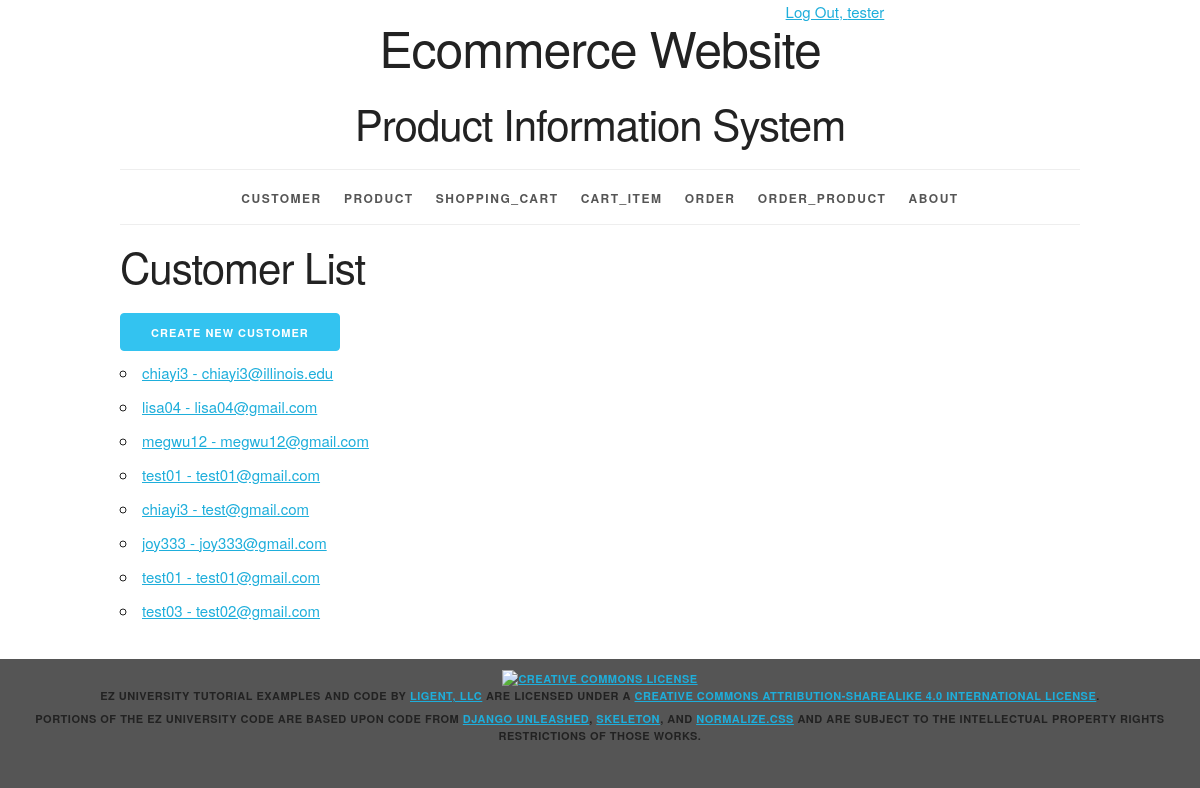
The page /customer/ (signed in) on the database its author committed.
### productinfo/models.py (models this page shows, shortened)
class Customer(models.Model):
	customer_id = models.AutoField(primary_key=True)
	first_name = models.CharField(max_length=45)
	last_name = models.CharField(max_length=45)
	disambiguator = models.CharField(max_length=45, blank=True, default='')
	username = models.CharField(max_length=45)
	password = models.CharField(max_length=45)
	email = models.CharField(max_length=225)
	sm_id = models.ForeignKey(Shipping_Method, related_name='customers', on_delete=models.PROTECT)
	pm_id = models.ForeignKey(Payment_Method, related_name='customers', on_delete=models.PROTECT)
	def __str__(self):
		return f'{self.username} - {self.email}'
	def get_absolute_url(self):
		return reverse('productinfo_customer_detail_urlpattern',
					   kwargs={'pk':self.pk}
					   )
	class Meta:
		ordering = ['customer_id']
		constraints = [
			UniqueConstraint(fields=['username', 'email', 'disambiguator'], name='unique_customer')
		]

### productinfo/views.py (the view)
class CustomerList(LoginRequiredMixin, PermissionRequiredMixin, ListView):
	model = Customer
	permission_required = 'productinfo.view_customer'

### productinfo/templates/productinfo/customer_list.html (shortened to what this page needs)
{% extends 'productinfo/base.html' %}
{% block content %}
    <h2>Customer List</h2>
    <div>
    {% if perms.productinfo.add_customer %}
    <a href="{% url 'productinfo_customer_create_urlpattern' %}" class="button button-primary">
        Create New Customer
    </a>
    {% endif %}
    </div>
    <ul>
        {% for customer in customer_list %}
        <li>
            <a href="{{ customer.get_absolute_url }}">{{ customer }}</a>
        </li>
        {% empty %}
        <li><em>There are currently no customers available.</em></li>
        {% endfor %}
    </ul>
{% endblock %}

### productinfo/templates/productinfo/base.html (shortened to what this page needs)
{% load static %}
<!DOCTYPE html>
<html lang="en">
<head>
    <link rel="stylesheet" type="text/css"
          href="{% static 'productinfo/normalize.css' %}">
    <link rel="stylesheet" type="text/css"
          href="{% static 'productinfo/skeleton.css' %}">
    <link rel="stylesheet" type="text/css"
          href="{% static 'productinfo/style.css' %}">
</head>
<body>
<div class="container">
    <div class="status row">
        <div class="offset-by-eight four columns">
            <ul class="inline">
                {% if user.is_authenticated %}
                    <li><a href="{% url 'logout_urlpattern' %}">
                        Log Out, {{ user.get_username }}</a></li>
                {% else %}
                    <li><a href="{% url 'login_urlpattern' %}">
                        Log In</a></li>
                {% endif %}
            </ul>
        </div>
    </div>
    <header class="row">
        <div class="offset-by-one ten columns">
            <h1>Ecommerce Website</h1>
            <h2>Product Information System</h2>
        </div>
    </header>
    <nav>
        <ul>
            {% if perms.productinfo.view_customer %}
            <li>
                <a href="{% url 'productinfo_customer_list_urlpattern' %}">
                    Customer</a></li>
            {% endif %}
            {% if perms.productinfo.view_product %}
            <li>
                <a href="{% url 'productinfo_product_list_urlpattern' %}">
                    Product</a></li>
            {% endif %}
            {% if perms.productinfo.view_shopping_cart %}
            <li>
                <a href="{% url 'productinfo_shopping_cart_list_urlpattern' %}">
                    Shopping_Cart</a></li>
            {% endif %}
            {% if perms.productinfo.view_cart_item %}
            <li>
                <a href="{% url 'productinfo_cart_item_list_urlpattern' %}">
                    Cart_Item</a></li>
            {% endif %}
            {% if perms.productinfo.view_order %}
            <li>
                <a href="{% url 'productinfo_order_list_urlpattern' %}">
                    Order</a></li>
            {% endif %}
            {% if perms.productinfo.view_order_product %}
            <li>
                <a href="{% url 'productinfo_order_product_list_urlpattern' %}">
                    Order_Product</a></li>
            {% endif %}
            <li>
                <a href="{% url 'about_urlpattern' %}">
                    About
                </a>
            </li>
        </ul>
    </nav>
    <main>
        {% block content %}{% endblock %}
    </main>
</div>
<footer>
    <p>
        <a rel="license" href="http://creativecommons.org/licenses/by-sa/4.0/">
            <img alt="Creative Commons License" style="border-width:0"
                 src="https://i.creativecommons.org/l/by-sa/4.0/88x31.png"/>
        </a><br/><span property="dct:title">EZ University Tutorial Examples and Code</span>
        by
        <a href="https://www.ligent.net" property="cc:attributionName"
           rel="cc:attributionURL">Ligent, LLC</a> are licensed under a
        <a rel="license" href="http://creativecommons.org/licenses/by-sa/4.0/">Creative Commons Attribution-ShareAlike
            4.0 International License</a>.
    </p>
    <p>Portions of the EZ University code are based upon code from
        <a href="https://django-unleashed.com">Django Unleashed</a>,
        <a href="http://getskeleton.com/">Skeleton</a>, and
        <a href="https://necolas.github.io/normalize.css/">Normalize.css</a> and
        are subject to the intellectual property rights restrictions of those works.
    </p>
</footer>
</body>
</html>

### productinfo/static/productinfo/skeleton.css (style rules this page uses)
.container { position: relative; width: 100%; max-width: 960px; margin: 0 auto; padding: 0 20px; box-sizing: border-box; }
.column, .columns { width: 100%; float: left; box-sizing: border-box; }
@media (min-width: 400px) { .container { width: 85%; padding: 0; } }
@media (min-width: 550px) { .container { width: 80%; } }
@media (min-width: 550px) { .column, .columns { margin-left: 4%; } }
@media (min-width: 550px) { .column:first-child, .columns:first-child { margin-left: 0; } }
@media (min-width: 550px) { .four.columns { width: 30.6666666667%; } }
@media (min-width: 550px) { .ten.columns { width: 82.6666666667%; } }
@media (min-width: 550px) { .offset-by-one.column, .offset-by-one.columns { margin-left: 8.66666666667%; } }
@media (min-width: 550px) { .offset-by-eight.column, .offset-by-eight.columns { margin-left: 69.3333333333%; } }
html { font-size: 62.5%; }
body { font-size: 1.5em; line-height: 1.6; font-weight: 400; font-family: "Raleway", "HelveticaNeue", "Helvetica Neue", Helvetica, Arial, sans-serif; color: #222; }
h1, h2, h3, h4, h5, h6 { margin-top: 0; margin-bottom: 2rem; font-weight: 300; }
h1 { font-size: 4.0rem; line-height: 1.2; letter-spacing: -.1rem; }
h2 { font-size: 3.6rem; line-height: 1.25; letter-spacing: -.1rem; }
@media (min-width: 550px) { h1 { font-size: 5.0rem; } }
@media (min-width: 550px) { h2 { font-size: 4.2rem; } }
p { margin-top: 0; }
a { color: #1EAEDB; }
.button, button, input[type="submit"], input[type="reset"], input[type="button"] { display: inline-block; height: 38px; padding: 0 30px; color: #555; text-align: center; font-size: 11px; font-weight: 600; line-height: 38px; letter-spacing: .1rem; text-transform: uppercase; text-decoration: none; white-space: nowrap; background-color: transparent; border-radius: 4px; border: 1px solid #bbb; cursor: pointer; box-sizing: border-box; }
.button.button-primary, button.button-primary, input[type="submit"].button-primary, input[type="reset"].button-primary, input[type="button"].button-primary { color: #FFF; background-color: #33C3F0; border-color: #33C3F0; }
ul { list-style: circle inside; }
ol, ul { padding-left: 0; margin-top: 0; }
li { margin-bottom: 1rem; }
button, .button { margin-bottom: 1rem; }
pre, blockquote, dl, figure, table, p, ul, ol, form { margin-bottom: 2.5rem; }
.container:after, .row:after, .u-cf { content: ""; display: table; clear: both; }

### productinfo/static/productinfo/style.css (style rules this page uses)
html { height: 100%; background-color: #555; }
body { background-color: white; }
body>div>header { text-align: center;; }
header h1 { display: inline-block; font-weight: normal; font-style: normal; width: 100%; margin-top: 0; padding-top: 0; }
nav { border-top: 1px solid #eee; width: 100%; border-bottom: 1px solid #eee; margin: 0 0 1em; padding: 0; }
nav ul { margin: 0; padding: 1em 0; list-style-type: none; text-align: center; }
nav ul li { display: inline; padding: 0; margin: 0 0.25em; font-weight: 600; text-transform: uppercase; text-align: center; font-size: 1rem; letter-spacing: .10rem; }
@media (min-width: 400px) { nav ul li { letter-spacing: .15rem; font-size: 1.2rem; margin: 0 0.5em; } }
@media (min-width: 550px) { nav ul li { margin: 0 0.75em; } }
nav ul li a { color: #555; text-decoration: none; background-color: transparent; cursor: pointer; }
.inline { list-style-type: none; padding: 0; margin: 0 0 -0.5em; }
.inline li { display: inline; }
body>footer { width: 100%; background-color: #555; font-size: 1.1rem; letter-spacing: .05rem; font-weight: 600; text-transform: uppercase; text-align: center; padding: 1em 0; margin: 1em 0; }
body>footer p { margin-bottom: 0.5rem; }

### rows shown on the page
Customer: username+email "chiayi3 - chiayi3@illinois.edu"
Customer: username+email "lisa04 - lisa04@gmail.com"
Customer: username+email "megwu12 - megwu12@gmail.com"
Customer: username+email "test01 - test01@gmail.com"
Customer: username+email "chiayi3 - test@gmail.com"
Customer: username+email "joy333 - joy333@gmail.com"
Customer: username+email "test01 - test01@gmail.com"
Customer: username+email "test03 - test02@gmail.com"

### other values the page prints
{{ user.get_username }} "tester"
